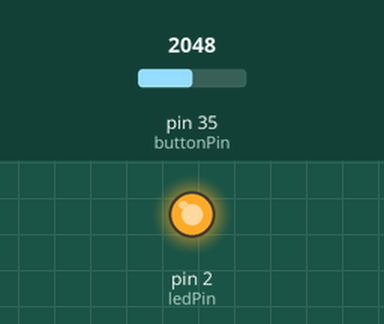
This program was run on a simulated MicroPython board. Parts: output pins drawn as LEDs (lit = HIGH). The test bench sets the inputs (shaded band); at power-on: pin 35 (buttonPin) = 2048 (analog values on the 0–4095 scale).

Above: at 1.2 s.
1.3 s: pin 35 (buttonPin) set to 4095
At 1.7 s:
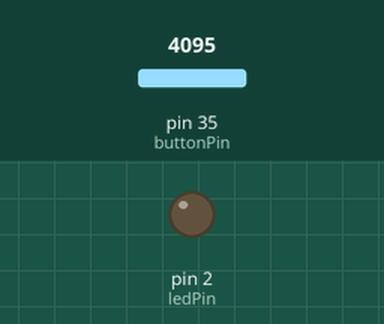
Timing chart, 0 to 4.3 s (numbered marks = the images above; inputs shaded):
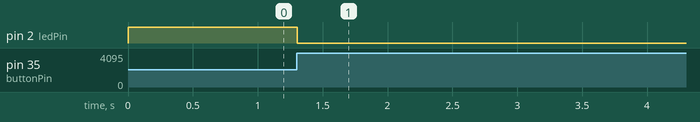

The program:

main.py
```python
""" Debounce lê a posição do botão do switch(pino 35) para ligar e desligar o led(pino 2),
    caso o tempo entre as mudanças foi maior que 5 ms """

from machine import Pin, ADC
import time

BUTTONPINNUM = 35 # pino 35 de entrada analógica
LEDPINNUM = 2 # pino do led da placa
ledState = 1 # estado do led (ligado)
lastDebounceTime = 0 # ultimo tempo de debounce
debounceDelay = 0.05 # tempo entre mudanças de estado (50 ms)
buttonState = 0 # estado do botão do switch
lastButtonState = 0 # ultimo estado do botão do switch

def setup(): # liga o led pela primeira vez
  ledPin = Pin(LEDPINNUM, Pin.OUT)
  ledPin.value(ledState)

def loop(): # desliga/liga o led se o botão do switch está no estado 1 e o tempo entre as mudanças > 0.50 ms
  while True:
    global lastButtonState, lastDebounceTime, ledState, buttonState
    start = time.ticks_ms() # começa a contar o tempo
    buttonPin = Pin(BUTTONPINNUM, Pin.IN) # objeto do botão do switch
    ledPin = Pin(LEDPINNUM, Pin.OUT) # objeto do led
    adc = ADC(buttonPin) # objeto ADC do botão do switch
    reading = adc.read() # lê o valor de entrada do botão do switch (0 ou 4095)

    if reading != lastButtonState: # caso o valor seja diferente do anterior
      lastDebounceTime = time.ticks_diff(time.ticks_ms(), start) # atualiza o ultimo tempo entre as entradas

    # se o tempo decorrido menos o ultimo(acima) é o suficiente (> 50 ms)
    if time.ticks_diff(time.ticks_ms(), start) - lastDebounceTime > debounceDelay:
      if reading != buttonState:
        buttonState = reading # muda o estado do botão do switch caso seja um novo valor (0 ou 4095)

        if buttonState == 4095: # a mudança só ocorre caso o botão d switch estiver na posição 4095(liga)
          ledState = 1 if (ledState == 0) else 0 # a mudança ocorre

    ledPin.value(ledState) # a mudança eh realizada
    lastButtonState = reading # atualiza o último estado do botão

setup()
loop()
```

Measured:
- after the input at 1.3 s, pin 2 (ledPin): HIGH → LOW at once
